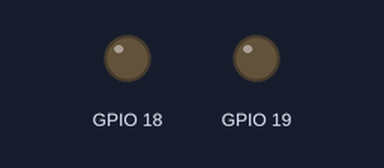
Simulated run of this sketch. Board: ESP32. Shown: output pins drawn as LEDs (lit = HIGH). What the sketch prints to the serial monitor is not drawn.

Above: at 0.05 s.
Timing chart, 0 to 3.0 s (numbered marks = the images above):
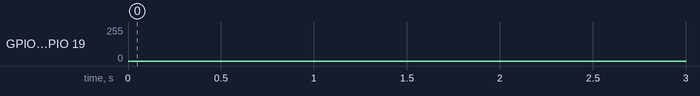

The sketch:

ledc-duty-step.ino
```cpp
// ledc-duty-step — tests assert (BT131): two 5 kHz, 10-bit LEDC channels — channel 0 (the
// high-speed group) on GPIO18 and channel 8 (the low-speed group, whose duty change ESP-IDF latches
// with CONF0's PARA_UP after DUTY_START) on GPIO19 — step their duties through 25 %, 50 % and 75 %
// every 1.7 ms (8.5 periods, so a change lands mid-pulse half the time). Every period must be
// there, each pulse one of the three duties, a new duty starting at a period boundary. Prints
// "ready" once both run.
const uint32_t DUTIES[] = {256, 512, 768};

void setup() {
  Serial.begin(115200);
  ledcSetup(0, 5000, 10);
  ledcAttachPin(18, 0);
  ledcSetup(8, 5000, 10);
  ledcAttachPin(19, 8);
  ledcWrite(0, DUTIES[0]);
  ledcWrite(8, DUTIES[1]);
  Serial.println("ready");
}

void loop() {
  static int i = 0;
  i++;
  ledcWrite(0, DUTIES[i % 3]);
  ledcWrite(8, DUTIES[(i + 1) % 3]);
  delayMicroseconds(1700);
}
```
